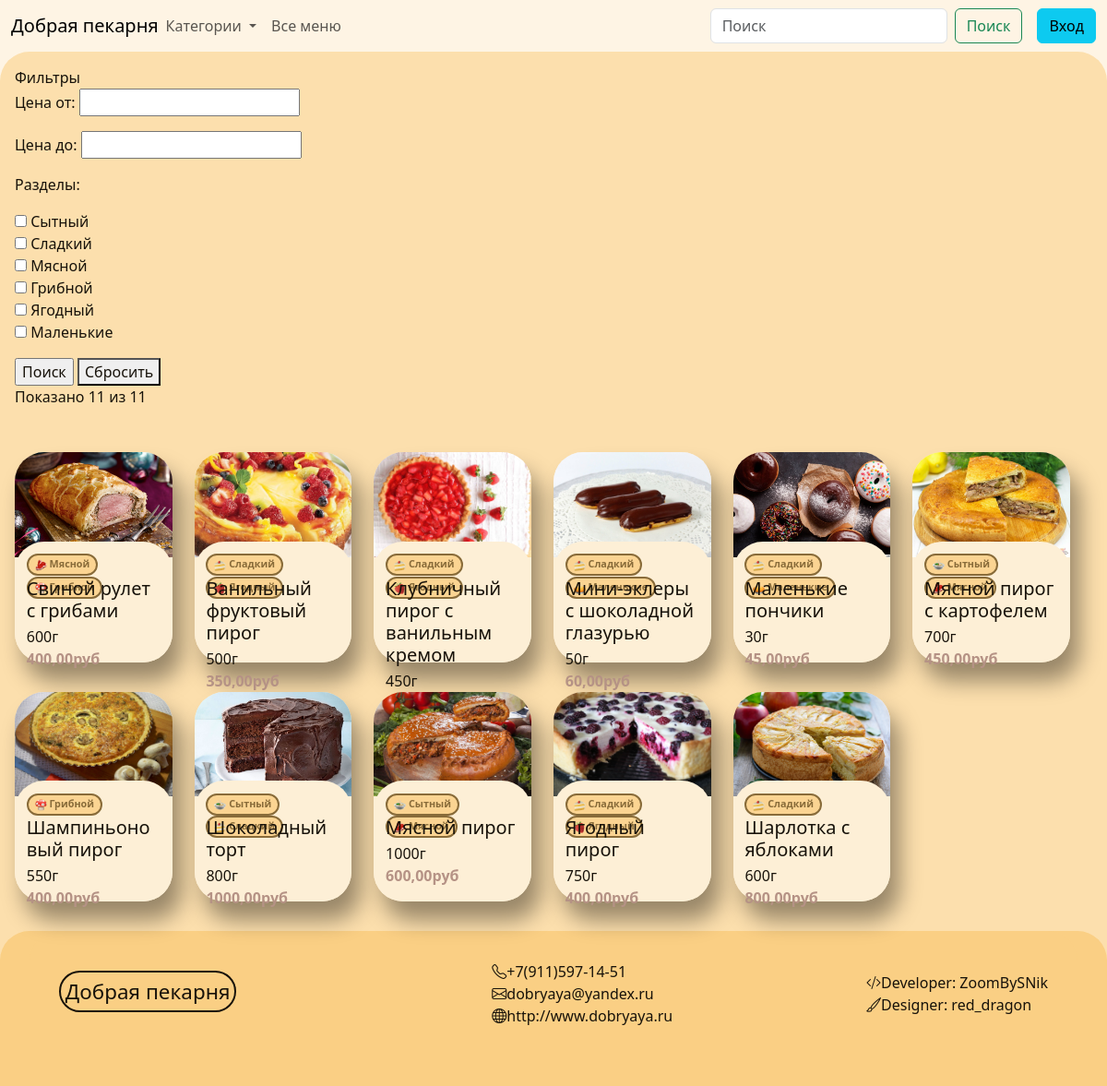
Screenshot of /products/ with the database file from the repository.
### products/models.py (models this page shows, shortened)
class Product(models.Model):
    title = models.CharField(max_length=64, null=False, blank=False, verbose_name='Наименование')
    description = models.TextField(verbose_name='Описание')
    weight = models.IntegerField(null=False, blank=False, verbose_name='Вес (гр.)')
    image = models.ImageField(null=True, blank=True, upload_to='products_img/')
    class Meta:
        verbose_name = 'Продукт'
        verbose_name_plural = 'Продукты'

class TagAndProduct(models.Model):
    product = models.ForeignKey('Product', on_delete=models.CASCADE, null=False, blank=False, verbose_name='Продукт')
    tag = models.ForeignKey('Tag', on_delete=models.CASCADE, null=False, blank=False, verbose_name='Тег')
    class Meta:
        verbose_name = 'Тег и продукт'
        verbose_name_plural = 'Теги и продукты'
        unique_together = ('product', 'tag')

class Tag(models.Model):
    title = models.CharField(max_length=64, null=False, blank=False, verbose_name='Наименование для тега')
    title_for_topic = models.CharField(max_length=64, null=True, blank=True, verbose_name='Наименование')
    description = models.TextField(null=True, blank=True, verbose_name='Описание')
    board_image = models.ImageField(null=True, blank=True, upload_to='tags_img/board')
    icon_image = models.ImageField(null=True, blank=True, upload_to='tags_img/icon')
    class Meta:
        verbose_name = 'Тег'
        verbose_name_plural = 'Теги'

### pages/views.py (the view)
# urls.py: path('products/', views.product_list, name='product_list'),
def product_list(request, *args, **kwargs):
    orders = get_popular(None).annotate(price=F('pricelistposition__price'))
    search_query = request.GET.get('search')
    form = FilterForProducts(request.GET)
    tags = request.GET.getlist('tags')
    if form.is_valid():
        if form.cleaned_data["min_price"]:
            min_price = Decimal(form.cleaned_data["min_price"])
            orders = orders.filter(price__gte=min_price)
        if form.cleaned_data["max_price"]:
            max_price = Decimal(form.cleaned_data["max_price"])
            orders = orders.filter(price__lte=max_price)
        if form.cleaned_data["tags"]:
            for tag in tags:
                orders = orders.filter(tagandproduct__tag__id=tag)
        if search_query:
            orders = orders.filter(title__icontains=search_query)
        if 'reset' in request.GET:
            return redirect('product_list')
    print(*args, **kwargs)
    topics = Tag.objects.all()
    products_count = Product.objects.count()
    products_count_filtered = orders.count()
    response = {
        'orders': orders,
        'products_count': products_count,
        'form': form,
        'products_count_filtered': products_count_filtered,
    }
    response = response | context_for_navbar(request)
    return render(request, "products/list_of_products.html", response)

### pages/forms.py
class FilterForProducts(forms.Form):
    min_price = forms.IntegerField(label='Цена от', required=False)
    max_price = forms.IntegerField(label='Цена до', required=False)
    tags = forms.MultipleChoiceField(label='Разделы', widget=forms.CheckboxSelectMultiple, required=False)
    def __init__(self, *args, **kwargs):
        super().__init__(*args, **kwargs)
        self.fields['tags'].choices = [(tag.id, tag.title) for tag in Tag.objects.all()]

### pages/views.py (called while the page is built)
def get_popular(count):
    popular_products = Product.objects.annotate(
        total_orders=Count('pricelistposition__orderposition__order', distinct=True)
    ).order_by('-total_orders')[:count]
    latest_price_list_id = PriceList.objects.aggregate(latest_id=Max('id'))['latest_id']
    latest_prices = PriceListPosition.objects.filter(price_list_id=latest_price_list_id).select_related('product')
    for product in popular_products:
        product.latest_price = latest_prices.get(product=product).price
    return popular_products

def context_for_navbar(request):
    cart = request.COOKIES.get('cart', '')
    topics = Tag.objects.all()
    orders_for_check = Order.objects.filter(customer=request.user.id)
    return {'cart': cart, 'topics': topics, 'orders_for_check': orders_for_check}

### pages/templates/products/list_of_products.html (shortened to what this page needs)
{% extends 'base.html' %}
{% block content %}
<div class="row expanding-div">
    <div class="col-12" style="margin-bottom: 0px" id="filters-container">
        Фильтры
        <form action="" method="get">
            {{ form.as_p }}
            <input type="submit" value="Поиск">
            <button type="reset" onclick="location.href='{% url 'product_list' %}'">Сбросить</button>
        </form>
        <p>Показано {{ products_count_filtered }} из {{ products_count }}</p>
    </div>
        {% include 'objects/card.html' with orders=orders %}
    </div>
{% endblock %}

### pages/templates/objects/card.html (shortened to what this page needs)
{% block content %}
    <div class="row row-cols-lg-6 row-cols-md-3 row-cols-sm-2">
        {% for item in orders %}
            <div class="col" style="margin-top: 2em">
                <div class="card custom-card" onclick="location.href='/';">
                    <div style="height: 50%;">
                        <img src="{{ MEDIA_URL }}{{ item.image.url }}" class="card-img-top">
                    </div>
                    <div class="card-body custom-card-body">
                        <div style="height: 6%; font-size: 0.9em">
                            {% for tagandproduct in item.tagandproduct_set.all|slice:":2" %}
                                <a class="badge rounded-pill text-bg custom-tag" style="height: 2.2em;" href="{% url 'topic' tagandproduct.tag.id %}">
                                        <img src="{{ MEDIA_URL }}{{ tagandproduct.tag.icon_image.url }}" class="tag-img">
                                        {{ tagandproduct.tag.title }}
                                    </a>
                            {% endfor %}
                        </div>
                        <div style="height: 60%">
                            <h5 style="margin-bottom: 0.2em; margin-top: 1em">{{ item.title }}</h5>
                            {{ item.weight }}г
                            <div style="color: #b59285; font-weight: bold">{{ item.price }}руб</div>
                        </div>
                        <div class="text-end" style="height: 40%">
                        </div>
                    </div>
                </div>
            </div>
        {% endfor %}
    </div>
{% endblock content %}

### pages/templates/objects/card.html (style rules this page uses)
.custom-card-body { height: 50%; padding: 0.8em; margin-top: -10%; border-radius: 2em; background: #fdefd6; }
.custom-card { height: auto; border-radius: 2em; aspect-ratio: 3/4; background: #fdefd6; border-style: none; box-shadow: 10px 20px 25px rgba(0, 0, 0, 0.4); }
.card-img-top { width: 100%; height: 100%; object-fit: cover; border-top-left-radius: 2em; border-top-right-radius: 2em; }
.tag-img { width: 1.2em; height: 1.2em; }
.custom-tag { border-style: solid; border-width: .2em; border-color: #886b39; background: #fbd492; color: #886b39; margin-right: 0.1em; text-decoration: none; }

### pages/templates/products/list_of_products.html (style rules this page uses)
.expanding-div { display: inline-flex; margin-bottom: 2em; }

### pages/templates/base.html (style rules this page uses)
* { color: #17120a; }

### rows the page displays
Product: image (picture), title "Свиной рулет с грибами", weight "600", price "400,00"
TagAndProduct: tag.icon_image (picture), tag "Мясной"
TagAndProduct: tag.icon_image (picture), tag "Грибной"
Product: image (picture), title "Ванильный фруктовый пирог", weight "500", price "350,00"
TagAndProduct: tag.icon_image (picture), tag "Сладкий"
TagAndProduct: tag.icon_image (picture), tag "Ягодный"
Product: image (picture), title "Клубничный пирог с ванильным кремом", weight "450"
TagAndProduct: tag.icon_image (picture), tag "Сладкий"
TagAndProduct: tag.icon_image (picture), tag "Ягодный"
Product: image (picture), title "Мини-эклеры с шоколадной глазурью", weight "50", price "60,00"
TagAndProduct: tag.icon_image (picture), tag "Сладкий"
TagAndProduct: tag.icon_image (picture), tag "Маленькие"
Product: image (picture), title "Маленькие пончики", weight "30", price "45,00"
TagAndProduct: tag.icon_image (picture), tag "Сладкий"
TagAndProduct: tag.icon_image (picture), tag "Маленькие"
Product: image (picture), title "Мясной пирог с картофелем", weight "700", price "450,00"
TagAndProduct: tag.icon_image (picture), tag "Сытный"
TagAndProduct: tag.icon_image (picture), tag "Мясной"
Product: image (picture), title "Шампиньоновый пирог", weight "550", price "400,00"
TagAndProduct: tag.icon_image (picture), tag "Грибной"
Product: image (picture), title "Шоколадный торт", weight "800", price "1000,00"
TagAndProduct: tag.icon_image (picture), tag "Сытный"
TagAndProduct: tag.icon_image (picture), tag "Сладкий"
Product: image (picture), title "Мясной пирог", weight "1000", price "600,00"
TagAndProduct: tag.icon_image (picture), tag "Сытный"
TagAndProduct: tag.icon_image (picture), tag "Мясной"
Product: image (picture), title "Ягодный пирог", weight "750", price "400,00"
TagAndProduct: tag.icon_image (picture), tag "Сладкий"
TagAndProduct: tag.icon_image (picture), tag "Ягодный"
Product: image (picture), title "Шарлотка с яблоками", weight "600", price "800,00"
TagAndProduct: tag.icon_image (picture), tag "Сладкий"

### other values shown
{{ products_count_filtered }} "11"
{{ products_count }} "11"
